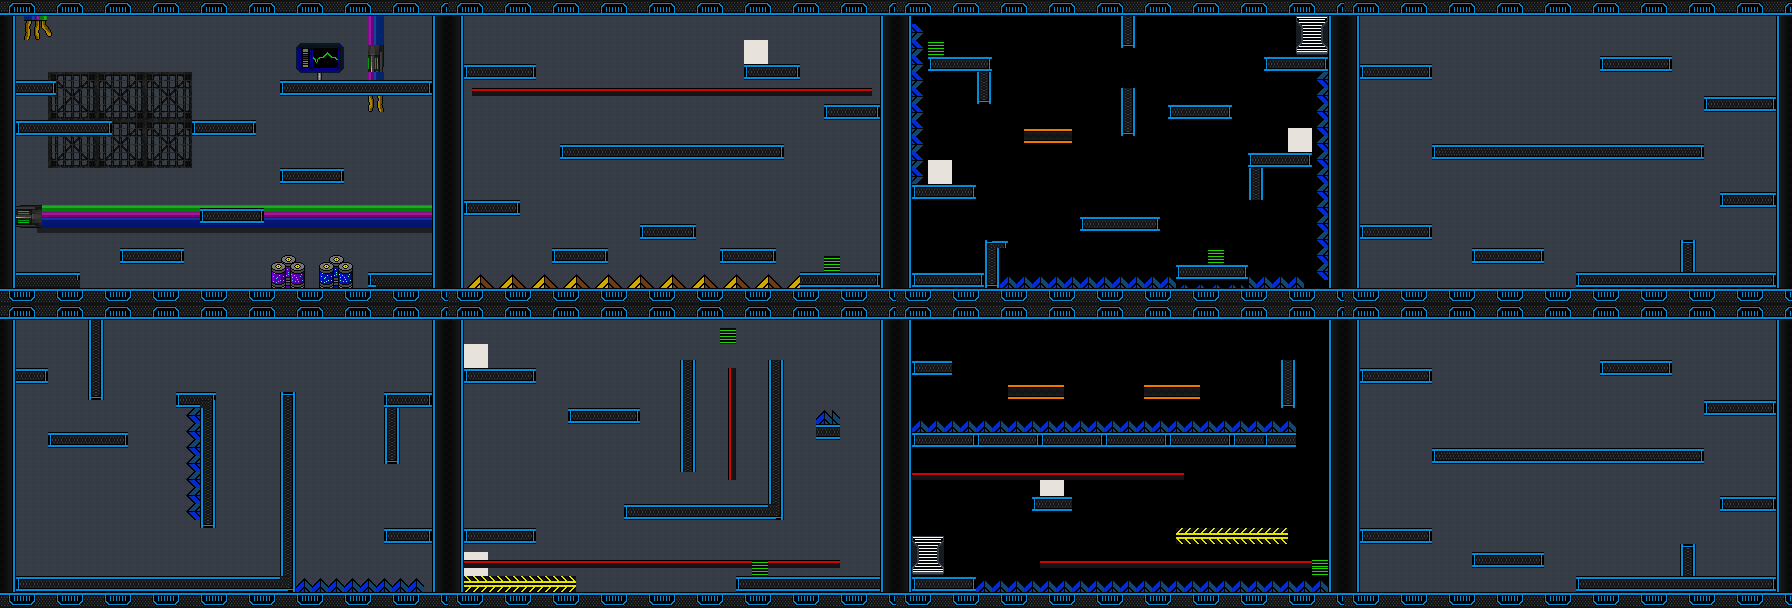

A 2D game scene composited from a Tiled map and its tileset images. What follows is a short description and the map's XML, with each tile layer's data collapsed to a summary:
An orthogonal 224x76 tile map with 8x8 px tiles, 4 tile layers (Background, Second Background, Walls, Obstacles), 2 tilesets and 67 objects (2x 4, 2x 3, 2x 2, 2x 1, ExitDoor 1, ...).

<map version="1.5" tiledversion="1.7.2" orientation="orthogonal" renderorder="right-down" compressionlevel="0" width="224" height="76" tilewidth="8" tileheight="8" infinite="0" nextlayerid="17" nextobjectid="173">
 <tileset firstgid="1" source="SciFi_Warehouse_A4.tsx" />
 <tileset firstgid="8641" source="SciFi_Warehouse_C.tsx" />
 <layer id="2" name="Background" width="224" height="76">
  <data>[17024 cells, 12768 non-empty, 1 distinct tile ids]</data>
 </layer>
 <layer id="4" name="Second Background" width="224" height="76">
  <data>[17024 cells, 603 non-empty, 221 distinct tile ids]</data>
 </layer>
 <layer id="1" name="Walls" width="224" height="76">
  <data>[17024 cells, 5335 non-empty, 76 distinct tile ids]</data>
 </layer>
 <layer id="3" name="Obstacles" width="224" height="76">
  <data>[17024 cells, 14 non-empty, 14 distinct tile ids]</data>
 </layer>
 <objectgroup id="5" name="Walls" visible="0">
  <object id="2" x="0" y="288" width="448" height="16" />
  <object id="3" x="432" y="16" width="16" height="272" />
  <object id="4" x="0" y="16" width="16" height="272" />
  <object id="53" x="0" y="0" width="448" height="16" />
  <object id="57" x="448" y="288" width="448" height="16" />
  <object id="58" x="880" y="16" width="16" height="272" />
  <object id="59" x="448" y="16" width="16" height="272" />
  <object id="60" x="448" y="0" width="448" height="16" />
  <object id="61" x="448" y="592" width="448" height="16" />
  <object id="62" x="880" y="320" width="16" height="272" />
  <object id="63" x="448" y="320" width="16" height="272" />
  <object id="64" x="448" y="304" width="448" height="16" />
  <object id="65" x="0" y="592" width="448" height="16" />
  <object id="66" x="432" y="320" width="16" height="272" />
  <object id="67" x="0" y="319.5" width="16" height="272.5" />
  <object id="68" x="0" y="304" width="448" height="16" />
  <object id="115" x="16" y="272" width="64" height="16" />
  <object id="119" x="280" y="80" width="152" height="16" />
  <object id="120" x="368" y="272" width="64" height="16" />
  <object id="121" x="16" y="80" width="40" height="16" />
  <object id="143" x="16" y="120" width="96" height="16" />
  <object id="144" x="192" y="120" width="64" height="16" />
  <object id="145" x="280" y="168" width="64" height="16" />
  <object id="146" x="200" y="208" width="64" height="16" />
  <object id="147" x="120" y="248" width="64" height="16" />
  <object id="134" x="464" y="64" width="72" height="16" />
  <object id="135" x="704" y="56" width="72" height="16" />
  <object id="136" x="808" y="96" width="72" height="16" />
  <object id="137" x="536" y="144" width="272" height="16" />
  <object id="138" x="800" y="240" width="32" height="16" rotation="90" />
  <object id="139" x="680" y="272" width="200.25" height="16" />
  <object id="140" x="576" y="248" width="72" height="16" />
  <object id="141" x="464" y="224" width="72" height="16" />
  <object id="153" x="824" y="191.75" width="55.75" height="16" />
  <object id="154" x="16" y="576" width="263.99" height="16" />
  <object id="155" x="280" y="392.042" width="16" height="199.958" />
  <object id="156" x="200" y="407.958" width="16" height="120.208" />
  <object id="157" x="175.656" y="391.99" width="40.333" height="16" />
  <object id="158" x="47.9877" y="432.059" width="80.0287" height="16" />
  <object id="159" x="87.8485" y="319.896" width="16" height="80.208" />
  <object id="160" x="16.1675" y="368" width="31.9378" height="16" />
  <object id="161" x="384.015" y="392" width="47.9694" height="16" />
  <object id="162" x="384.015" y="528.051" width="47.9694" height="16" />
  <object id="163" x="767.998" y="367.97" width="16" height="184.003" />
  <object id="164" x="464.015" y="528.083" width="71.9069" height="16" />
  <object id="165" x="624.072" y="552.034" width="159.931" height="16" />
  <object id="166" x="832.015" y="576.037" width="47.9381" height="15.9688" />
  <object id="167" x="815.984" y="423.963" width="24.0631" height="16" />
  <object id="168" x="559.984" y="384.016" width="71.9069" height="16" />
  <object id="169" x="464.094" y="368.008" width="71.9069" height="16" />
  <object id="170" x="679.909" y="368.019" width="16.1534" height="152.003" />
 </objectgroup>
 <objectgroup id="9" name="ExitDoors">
  <object id="31" name="ExitDoor 1" x="400" y="240" width="32" height="32" />
  <object id="150" name="ExitDoor 2" x="848.25" y="239.25" width="32" height="32" />
  <object id="151" name="ExitDoor 3" x="400" y="496" width="32" height="32" />
  <object id="152" name="ExitDoor 4" x="848" y="544" width="32" height="32" />
 </objectgroup>
 <objectgroup id="13" name="Player Spawns">
  <object id="131" name="4" x="478.333" y="526.5">
   <point />
  </object>
  <object id="172" name="3" x="27.6667" y="574.5">
   <point />
  </object>
  <object id="132" name="2" x="480" y="56">
   <point />
  </object>
  <object id="29" name="1" x="32" y="272">
   <point />
  </object>
 </objectgroup>
 <objectgroup id="8" name="Platform">
  <object id="125" name="Crumbling" x="136" y="120" width="32" height="8" />
 </objectgroup>
 <objectgroup id="16" name="Pickups 2">
  <object id="142" x="592" y="192" width="16" height="16" />
 </objectgroup>
 <objectgroup id="14" name="Pickups 1">
  <object id="127" type="Chip" x="24" y="56" width="16" height="16" />
 </objectgroup>
 <objectgroup id="7" name="Pickups" />
 <objectgroup id="11" name="Placeable">
  <object id="114" x="392" y="64" width="40" height="8" />
 </objectgroup>
 <objectgroup id="6" name="Obstacles" />
 <objectgroup id="12" name="Camera Positions">
  <object id="30" name="1" x="0" y="304">
   <point />
  </object>
  <object id="128" name="2" x="448" y="304">
   <point />
  </object>
  <object id="129" name="4" x="448" y="608">
   <point />
  </object>
  <object id="130" name="3" x="0" y="608">
   <point />
  </object>
 </objectgroup>
</map>
